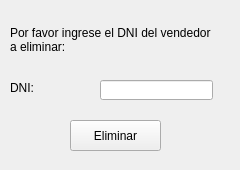
<?xml version="1.0" encoding="UTF-8"?>
<ui version="4.0">
 <class>eliminar_vendedor</class>
 <widget class="QWidget" name="eliminar_vendedor">
  <property name="geometry">
   <rect>
    <x>0</x>
    <y>0</y>
    <width>240</width>
    <height>170</height>
   </rect>
  </property>
  <property name="windowTitle">
   <string>Eliminar vendedor</string>
  </property>
  <widget class="QPushButton" name="eliminar">
   <property name="geometry">
    <rect>
     <x>70</x>
     <y>120</y>
     <width>91</width>
     <height>31</height>
    </rect>
   </property>
   <property name="text">
    <string>Eliminar</string>
   </property>
  </widget>
  <widget class="QLabel" name="label">
   <property name="geometry">
    <rect>
     <x>10</x>
     <y>80</y>
     <width>81</width>
     <height>16</height>
    </rect>
   </property>
   <property name="text">
    <string>DNI:</string>
   </property>
  </widget>
  <widget class="QLabel" name="label_3">
   <property name="geometry">
    <rect>
     <x>10</x>
     <y>20</y>
     <width>231</width>
     <height>41</height>
    </rect>
   </property>
   <property name="text">
    <string>&lt;html&gt;&lt;head/&gt;&lt;body&gt;&lt;p&gt;Por favor ingrese el DNI del vendedor&lt;br/&gt;a eliminar:&lt;/p&gt;&lt;/body&gt;&lt;/html&gt;</string>
   </property>
  </widget>
  <widget class="QLineEdit" name="line_dni">
   <property name="geometry">
    <rect>
     <x>100</x>
     <y>80</y>
     <width>113</width>
     <height>20</height>
    </rect>
   </property>
  </widget>
 </widget>
 <resources/>
 <connections/>
</ui>
